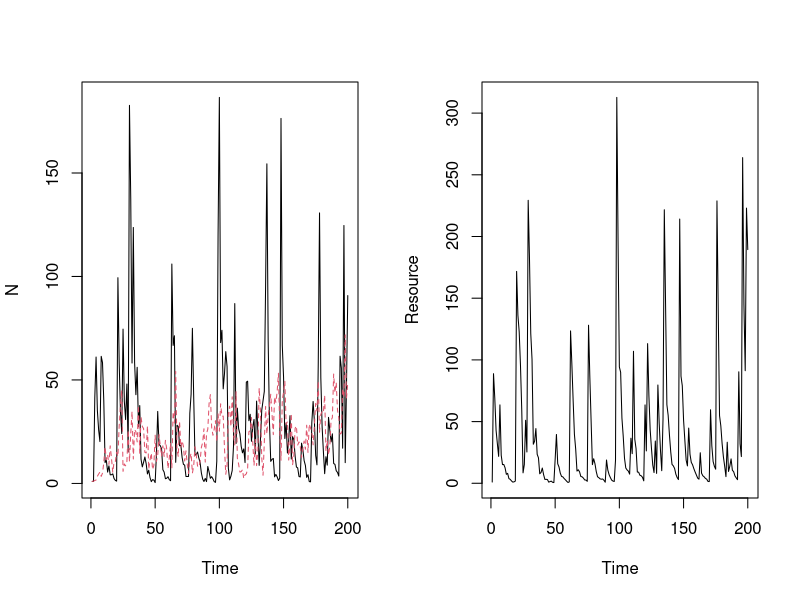

R code for this plot:
## Semi-discrete storage effect AND relative nonlinearity 
## model of two species coexisting on one essential resource        

####
#### 3/19/2014
#### atredenn@gmail.com
####

##  MODEL DESCRIPTION
# species "split" themselves between a dormant, low-mortaility stage (D) and 
#   a higher mortality, high growth stage (N)
# The single resource is R
# There are two sources of variability: an environmental cue that drives the
#   storage effect, and resource variability

# clear the workspace
rm(list=ls())

####
#### Initial conditions and global variables ------------------------
####
maxTime <- 200 
burn.in <- maxTime/10
DNR <- c(D=c(1,1),N=c(1,1),R=100)
Rmu <- 2      #mean resource pulse (on log scale)
Rsd <- 2    #std dev of resource pulses (on log scale)
sigE <- 1     #environmental cue variability
rho <- -1     #environmental cue correlation between species

####
#### Load relevant libraries ----------------------------------------
####
library(deSolve)
library(mvtnorm)
library(ggplot2)
library(reshape2)
library(gridExtra)


####
#### Model function -------------------------------------------------
####
## Continuous model
updateDNR <- function(t, DNR, parms){
  with(as.list(c(DNR, parms)), {
    dD1dt = -(mD[1]*D1)
    dD2dt = -(mD[2]*D2)
    dN1dt = N1*(r[1]*exp(-k1[1]*exp(-k2[1]*R)) - mN[1])
    dN2dt = N2*(r[2]*exp(-k1[2]*exp(-k2[2]*R)) - mN[2])
    dRdt = -1* ((dN1dt + mN[1]*N1) + (dN2dt + mN[2]*N2))
    list(c(dD1dt, dD2dt, dN1dt, dN2dt, dRdt)) #output
  })
}

## Discrete model
gfun <- function(t, y, parms){
  with (as.list(y),{
    g1 <- gVec1[t]
    g2 <- gVec2[t]
    D1 <- D1 - (N1+D1)*g1 + N1
    D2 <- D2 - (N2+D2)*g2 + N2
    N1 <- 0+(N1+D1)*g1
    N2 <- 0+(N2+D2)*g2
    R <- R + Rvector[t]
    return(c(D1, D2, N1, N2, R))
  })
}


#TODO: try to implement event function and event data at the same time

####
#### Simulate model -----------------------------------------------------
####
simTime <- seq(1,maxTime,by=1)
parms <- list(
  r = c(5,1),          #max growth rate for genotype A and a
  k1 = c(20,10),       #right offset for growth rates 
  k2 = c(0.08,0.4),    #rates at which max is approached
  mN = c(0.5,0.5),     #live biomass loss (mortality) rates 
  mD = c(0.001, 0.001) #dormant biomass loss (mortality) rates
)

# Get "germination" fractions for each year
getG <- function(sigE, rho, nTime){
  varcov <- matrix(c(sigE, rho*sigE, rho*sigE, sigE), 2, 2)
  e <- rmvnorm(n = nTime, mean = c(0,0), sigma = varcov)
  g <- exp(e) / (1+exp(e))
  return(g)
}
gVec <- getG(sigE = sigE, rho = rho, nTime = maxTime)
gVec1 <- gVec[,1]
gVec2 <- gVec[,2]

# Set random resource fluctuations
Rvector <- rlnorm(maxTime,Rmu,Rsd)

# Run the model
output = as.data.frame(ode(y = DNR, times = simTime, func = updateDNR, parms = parms,
                           events = list(func = gfun, times=simTime)))

####
#### Make some plots ----------------------------------------------
####
par(mfrow=c(1,2))
matplot(output[,1],output[,2:3],xlab="Time",ylab="N",type="l")
plot(output[,1],output[,4],xlab="Time",ylab="Resource",type="l")
